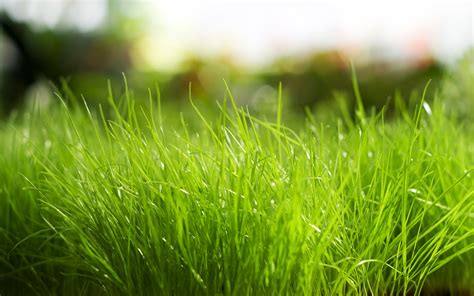
#> input picture search/test.jpg, 474 x 296 px; its folder holds only this picture in this run
$ python -i pyimagesearch_indexer.py   (imports and definitions only)   (older library calls are emulated)
#> lines starting #> are read from the running program, lines starting #| are printed output that depends on the picture; after the words box and inside, x2 and y2 are one past the last pixel; in counts of white or black regions, pixels touching at a corner belong together
#> further down, picture is the input picture: shape (296, 474, 3); mean B, G, R 59.5, 154.2, 128.5
import numpy as np
import cv2
import imutils
from skimage.feature import greycomatrix, greycoprops
import glob

class ImageDescriptor:
    def __init__(self, bins = (8, 12, 3)):
        self.bins = bins

    def describe(self, image):
        # convert the image to the HSV color space and initialize
        # the features used to quantify the image
        imageNormal = cv2.resize(image, (300, 300))
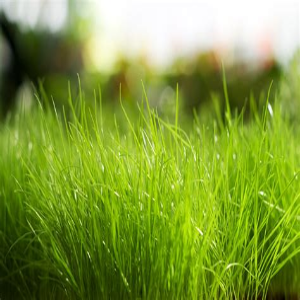
#> imageNormal: shape (300, 300, 3); mean B, G, R 59.4, 154, 128.3
        image = cv2.cvtColor(imageNormal, cv2.COLOR_BGR2HSV)
#> image: shape (300, 300, 3); mean H, S, V 39.8, 176.8, 154.7
        imgGray = cv2.cvtColor(image, cv2.COLOR_BGR2GRAY)
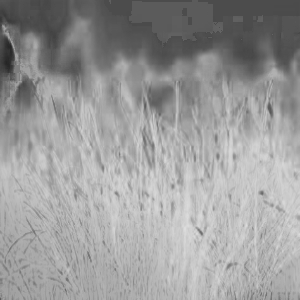
#> imgGray: shape (300, 300); min 37, max 221, mean 154.6
        features = []


        # grab the dimensions and compute the center of the image
        (h, w) = image.shape[:2]
#> h = 300; w = 300
        (cX, cY) = (int(w * 0.5), int(h * 0.5))
#> cX = 150; cY = 150

        # divide the image into four rectangles/segments (top-left,

        # top-right, bottom-right, bottom-left)
        segments = [(0, cX, 0, cY), (cX, w, 0, cY), (cX, w, cY, h),
        (0, cX, cY, h)]
        # construct an elliptical mask representing the center of the
        # image
        (axesX, axesY) = (int(w * 0.75) // 2, int(h * 0.75) // 2)
#> axesX = 112; axesY = 112
        ellipMask = np.zeros(image.shape[:2], dtype = "uint8")
        cv2.ellipse(ellipMask, (cX, cY), (axesX, axesY), 0, 0, 360, 255, -1)
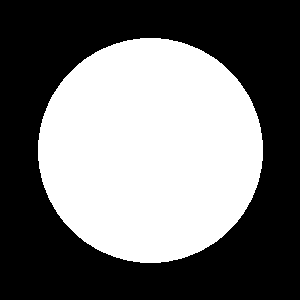
#> ellipMask: shape (300, 300); 44.1% white; 1 white region, box (x1, y1, x2, y2) and area: (38, 38, 263, 263) 39687
        # loop over the segments
        for (startX, endX, startY, endY) in segments:
            # construct a mask for each corner of the image, subtracting
            # the elliptical center from it
            cornerMask = np.zeros(image.shape[:2], dtype = "uint8")
            cv2.rectangle(cornerMask, (startX, startY), (endX, endY), 255, -1)
            cornerMask = cv2.subtract(cornerMask, ellipMask)
            # extract a color histogram from the image, then update the
            # feature vector
            hist = self.histogram(image, cornerMask)
            features.extend(hist)
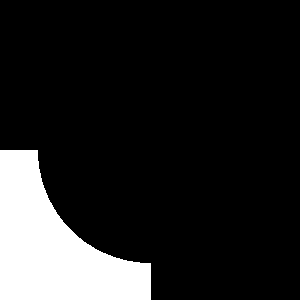
#> cornerMask: shape (300, 300); 14% white; 1 white region, box (x1, y1, x2, y2) and area: (0, 150, 151, 300) 12616
#> after the loop, features = 1024 items, first 6: [0], [0], [0], [0], [1], [2]
        # extract a color histogram from the elliptical region and
        # update the feature vector
        hist = self.histogram(image, ellipMask)
#> hist = 256 values, max 481 at index 188, min 0 at index 0, mean 155
        features.extend(hist)
        # return the feature vector

        # apply sift and get features
        sift = cv2.SIFT_create(30)
        try:
            keyPoints, descriptors = sift.detectAndCompute(imgGray, None)
#> keyPoints = 30 keypoints; strongest (x, y, size): (262, 193, 3), (201, 233, 2.5), (270, 108, 4.1), (116, 193, 2.6)
            for desc in descriptors:
                features.extend(desc)
#> this loop made 30 passes
#> after the loop, features = 5120 items, first 6: [0], [0], [0], [0], [1], [2]
        except TypeError:
            # if image has no blobs i guess ?
            return None

        # implement texture and add to feature vector
        energyFeature = []
        contrastFeature = []
        step = 25
        size = imgGray.shape
#> size = (300, 300)

        for i in range(0,size[0],step):
            for j in range(0,size[1],step):
                patch = imgGray[i:i+step,j:j+step]
                glcm = greycomatrix(patch, [1], [0], 256, symmetric=True, normed=True)
                energyFeature.append(greycoprops(glcm, 'energy')[0, 0])
                contrastFeature.append(greycoprops(glcm, 'contrast')[0, 0])
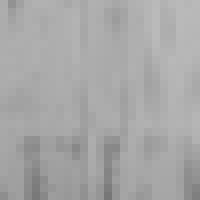
#> patch: shape (25, 25) (shown 8 times larger); min 119, max 186, mean 167.3
#> after the loop, contrastFeature = 144 values, max 269.6 at index 142, min 0.735 at index 11, mean 69.58; energyFeature = 144 values, max 0.861 at index 6, min 0.037 at index 58, mean 0.0927

        features.extend(energyFeature)
        features.extend(contrastFeature)
        # features = cv2.normalize(features, features).flatten()
        # features = np.array(features)


        return features

    def histogram(self, image, mask):

		# extract a 3D color histogram from the masked region of the
		# image, using the supplied number of bins per channel
        hist = cv2.calcHist([image], [2], mask, [256], [0, 256])
		# normalize the histogram if we are using OpenCV 2.4
		# return the histogram
        return hist


# [20 lines not run here, left out]

>>> import cv2
>>> picture = cv2.imread('../search/test.jpg')
>>> result = ImageDescriptor().describe(picture)
#> result = 5408 items, first 6: [0], [0], [0], [0], [1], [2]
